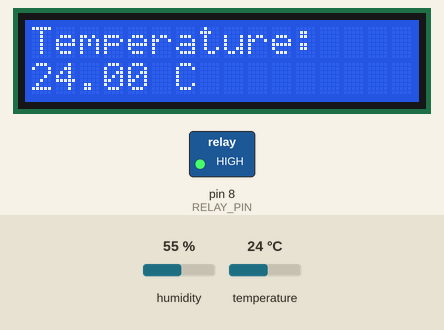
This sketch was run on a simulated Arduino Uno, built with avr-gcc and run on an emulated ATmega328P. On the bench: 16×2 character LCD, switched loads named in the sketch (green lamp = pin HIGH). The inputs (shaded band) are chosen by the test bench; at power-on: temperature 24 °C, humidity 55 %. What the sketch prints to the serial monitor is not drawn.

Above: at 3.3 s.
3.4 s: temperature set to 28 °C
At 9.0 s:
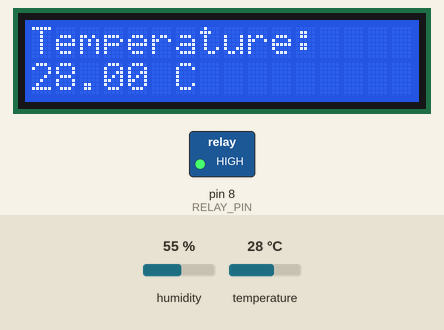
10.2 s: temperature set to 31 °C
At 15.3 s:
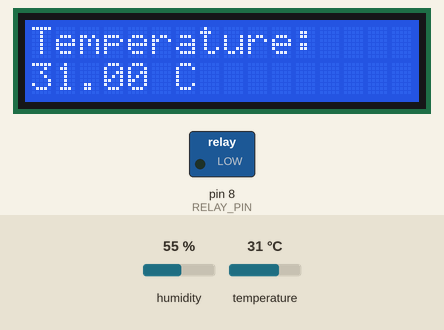
17.0 s: temperature set to 12 °C
At 21.6 s:
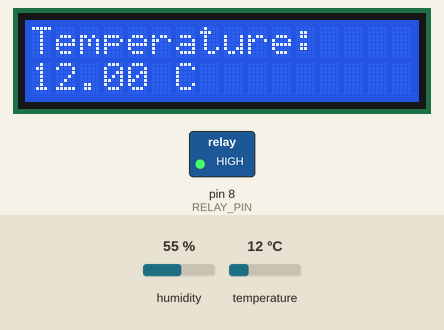
Timing chart, 0 to 23.1 s (numbered marks = the images above; inputs shaded):
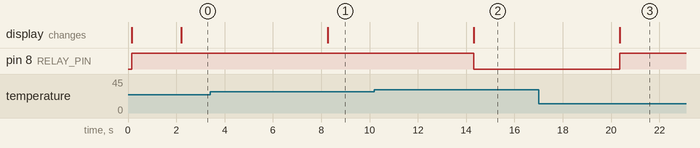

Measured:
- the behaviour switches between 29 and 30 °C on temperature (found by bisection; images 1 and 2)
- after the input at 3.4 s, the display: changes after 4.9 s (image 1)
- after the input at 10.2 s, pin 8 (RELAY_PIN): HIGH → LOW after 4.1 s; the display: changes after 4.1 s (image 2)
- after the input at 17.0 s, pin 8 (RELAY_PIN): LOW → HIGH after 3.4 s; the display: changes after 3.4 s (image 3)

The sketch:

automaticFan.ino
```cpp
#include <SoftwareSerial.h>
#include <Wire.h>
#include <LiquidCrystal_I2C.h>
#include "DHT.h"

#define RELAY_PIN 8
#define DHTPIN 7
#define DHTTYPE DHT11

DHT dht(DHTPIN, DHTTYPE);

LiquidCrystal_I2C lcd(0x27, 16, 2);

void setup() {
  Serial.begin(9600);
  delay(100);

  Wire.begin();

  lcd.init();
  lcd.backlight();

  dht.begin();

  pinMode(RELAY_PIN, OUTPUT);
  digitalWrite(RELAY_PIN, HIGH);

  delay(2000);
}

void loop() {
  lcd.clear();

  float temperature = dht.readTemperature();
  Serial.print("Temperature: ");
  Serial.print(temperature);
  Serial.println("°C");

  lcd.setCursor(0, 0);
  lcd.print("Temperature: ");
  lcd.setCursor(0, 1);
  lcd.print(temperature);
  lcd.print(" C");

  fanSwitch(temperature);

  delay(6000);
}

void fanSwitch(float temperature) {
  if (temperature >= 30.0) {
    digitalWrite(RELAY_PIN, LOW);
    Serial.println("Fan is on.");
  } else {
    digitalWrite(RELAY_PIN, HIGH);
    Serial.println("Fan is off.");
  }
}
```
